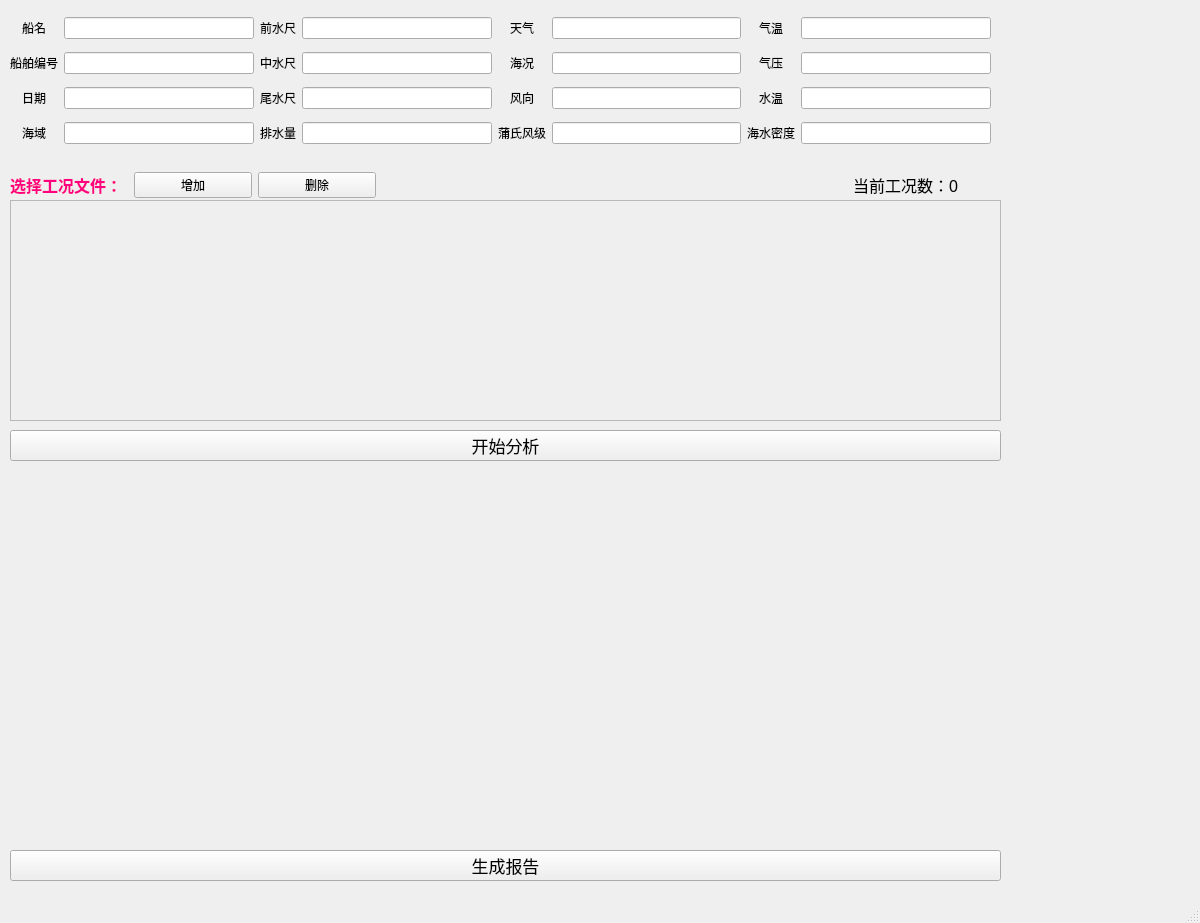
<?xml version="1.0" encoding="UTF-8"?>
<ui version="4.0">
 <class>MainWindow</class>
 <widget class="QMainWindow" name="MainWindow">
  <property name="geometry">
   <rect>
    <x>0</x>
    <y>0</y>
    <width>1200</width>
    <height>923</height>
   </rect>
  </property>
  <property name="minimumSize">
   <size>
    <width>1200</width>
    <height>800</height>
   </size>
  </property>
  <property name="windowTitle">
   <string>MainWindow</string>
  </property>
  <widget class="QWidget" name="centralwidget">
   <widget class="QWidget" name="horizontalLayoutWidget">
    <property name="geometry">
     <rect>
      <x>10</x>
      <y>170</y>
      <width>961</width>
      <height>31</height>
     </rect>
    </property>
    <layout class="QHBoxLayout" name="horizontalLayout">
     <item>
      <widget class="QLabel" name="label">
       <property name="sizePolicy">
        <sizepolicy hsizetype="Expanding" vsizetype="Expanding">
         <horstretch>0</horstretch>
         <verstretch>0</verstretch>
        </sizepolicy>
       </property>
       <property name="text">
        <string>&lt;html&gt;&lt;head/&gt;&lt;body&gt;&lt;p&gt;&lt;span style=&quot; font-size:12pt; font-weight:600; color:#ff007f;&quot;&gt;选择工况文件：&lt;/span&gt;&lt;/p&gt;&lt;/body&gt;&lt;/html&gt;</string>
       </property>
       <property name="scaledContents">
        <bool>false</bool>
       </property>
      </widget>
     </item>
     <item>
      <widget class="QPushButton" name="addButton">
       <property name="sizePolicy">
        <sizepolicy hsizetype="Expanding" vsizetype="Fixed">
         <horstretch>0</horstretch>
         <verstretch>0</verstretch>
        </sizepolicy>
       </property>
       <property name="text">
        <string>增加</string>
       </property>
      </widget>
     </item>
     <item>
      <widget class="QPushButton" name="deleteButton">
       <property name="sizePolicy">
        <sizepolicy hsizetype="Expanding" vsizetype="Fixed">
         <horstretch>0</horstretch>
         <verstretch>0</verstretch>
        </sizepolicy>
       </property>
       <property name="text">
        <string>删除</string>
       </property>
      </widget>
     </item>
     <item>
      <spacer name="horizontalSpacer">
       <property name="orientation">
        <enum>Qt::Horizontal</enum>
       </property>
       <property name="sizeHint" stdset="0">
        <size>
         <width>80</width>
         <height>20</height>
        </size>
       </property>
      </spacer>
     </item>
     <item>
      <spacer name="horizontalSpacer_3">
       <property name="orientation">
        <enum>Qt::Horizontal</enum>
       </property>
       <property name="sizeHint" stdset="0">
        <size>
         <width>40</width>
         <height>20</height>
        </size>
       </property>
      </spacer>
     </item>
     <item>
      <spacer name="horizontalSpacer_4">
       <property name="orientation">
        <enum>Qt::Horizontal</enum>
       </property>
       <property name="sizeHint" stdset="0">
        <size>
         <width>40</width>
         <height>20</height>
        </size>
       </property>
      </spacer>
     </item>
     <item>
      <spacer name="horizontalSpacer_2">
       <property name="orientation">
        <enum>Qt::Horizontal</enum>
       </property>
       <property name="sizeHint" stdset="0">
        <size>
         <width>80</width>
         <height>20</height>
        </size>
       </property>
      </spacer>
     </item>
     <item>
      <widget class="QLabel" name="count_label">
       <property name="sizePolicy">
        <sizepolicy hsizetype="Expanding" vsizetype="Expanding">
         <horstretch>0</horstretch>
         <verstretch>0</verstretch>
        </sizepolicy>
       </property>
       <property name="text">
        <string>&lt;html&gt;&lt;head/&gt;&lt;body&gt;&lt;p&gt;&lt;span style=&quot; font-size:12pt;&quot;&gt;当前工况数：0&lt;/span&gt;&lt;/p&gt;&lt;/body&gt;&lt;/html&gt;</string>
       </property>
       <property name="scaledContents">
        <bool>false</bool>
       </property>
      </widget>
     </item>
    </layout>
   </widget>
   <widget class="QScrollArea" name="scrollArea">
    <property name="geometry">
     <rect>
      <x>10</x>
      <y>200</y>
      <width>991</width>
      <height>221</height>
     </rect>
    </property>
    <property name="widgetResizable">
     <bool>true</bool>
    </property>
    <property name="alignment">
     <set>Qt::AlignLeading|Qt::AlignLeft|Qt::AlignTop</set>
    </property>
    <widget class="QWidget" name="scrollAreaWidgetContents_3">
     <property name="geometry">
      <rect>
       <x>0</x>
       <y>0</y>
       <width>989</width>
       <height>219</height>
      </rect>
     </property>
     <layout class="QVBoxLayout" name="verticalLayout">
      <item>
       <layout class="QVBoxLayout" name="boxVLayout"/>
      </item>
     </layout>
    </widget>
   </widget>
   <widget class="QWidget" name="gridLayoutWidget">
    <property name="geometry">
     <rect>
      <x>10</x>
      <y>10</y>
      <width>981</width>
      <height>141</height>
     </rect>
    </property>
    <layout class="QGridLayout" name="gridLayout">
     <item row="2" column="2">
      <widget class="QLabel" name="label_11">
       <property name="text">
        <string>尾水尺</string>
       </property>
       <property name="alignment">
        <set>Qt::AlignCenter</set>
       </property>
      </widget>
     </item>
     <item row="2" column="4">
      <widget class="QLabel" name="label_12">
       <property name="text">
        <string>风向</string>
       </property>
       <property name="alignment">
        <set>Qt::AlignCenter</set>
       </property>
      </widget>
     </item>
     <item row="0" column="3">
      <widget class="QLineEdit" name="fwdDraught"/>
     </item>
     <item row="0" column="1">
      <widget class="QLineEdit" name="vesselName"/>
     </item>
     <item row="3" column="0">
      <widget class="QLabel" name="label_14">
       <property name="text">
        <string>海域</string>
       </property>
       <property name="alignment">
        <set>Qt::AlignCenter</set>
       </property>
      </widget>
     </item>
     <item row="3" column="6">
      <widget class="QLabel" name="label_17">
       <property name="text">
        <string>海水密度</string>
       </property>
       <property name="alignment">
        <set>Qt::AlignCenter</set>
       </property>
      </widget>
     </item>
     <item row="1" column="4">
      <widget class="QLabel" name="label_8">
       <property name="text">
        <string>海况</string>
       </property>
       <property name="alignment">
        <set>Qt::AlignCenter</set>
       </property>
      </widget>
     </item>
     <item row="1" column="2">
      <widget class="QLabel" name="label_7">
       <property name="text">
        <string>中水尺</string>
       </property>
       <property name="alignment">
        <set>Qt::AlignCenter</set>
       </property>
      </widget>
     </item>
     <item row="1" column="6">
      <widget class="QLabel" name="label_9">
       <property name="text">
        <string>气压</string>
       </property>
       <property name="alignment">
        <set>Qt::AlignCenter</set>
       </property>
      </widget>
     </item>
     <item row="0" column="4">
      <widget class="QLabel" name="label_5">
       <property name="text">
        <string>天气</string>
       </property>
       <property name="alignment">
        <set>Qt::AlignCenter</set>
       </property>
      </widget>
     </item>
     <item row="1" column="0">
      <widget class="QLabel" name="label_6">
       <property name="text">
        <string>船舶编号</string>
       </property>
       <property name="alignment">
        <set>Qt::AlignCenter</set>
       </property>
      </widget>
     </item>
     <item row="0" column="2">
      <widget class="QLabel" name="label_4">
       <property name="text">
        <string>前水尺</string>
       </property>
       <property name="alignment">
        <set>Qt::AlignCenter</set>
       </property>
      </widget>
     </item>
     <item row="3" column="2">
      <widget class="QLabel" name="label_15">
       <property name="text">
        <string>排水量</string>
       </property>
       <property name="alignment">
        <set>Qt::AlignCenter</set>
       </property>
      </widget>
     </item>
     <item row="0" column="5">
      <widget class="QLineEdit" name="weather"/>
     </item>
     <item row="2" column="6">
      <widget class="QLabel" name="label_13">
       <property name="text">
        <string>水温</string>
       </property>
       <property name="alignment">
        <set>Qt::AlignCenter</set>
       </property>
      </widget>
     </item>
     <item row="3" column="4">
      <widget class="QLabel" name="label_16">
       <property name="text">
        <string>蒲氏风级</string>
       </property>
       <property name="alignment">
        <set>Qt::AlignCenter</set>
       </property>
      </widget>
     </item>
     <item row="0" column="0">
      <widget class="QLabel" name="label_3">
       <property name="text">
        <string>船名</string>
       </property>
       <property name="alignment">
        <set>Qt::AlignCenter</set>
       </property>
      </widget>
     </item>
     <item row="2" column="0">
      <widget class="QLabel" name="label_10">
       <property name="text">
        <string>日期</string>
       </property>
       <property name="alignment">
        <set>Qt::AlignCenter</set>
       </property>
      </widget>
     </item>
     <item row="0" column="6">
      <widget class="QLabel" name="label_2">
       <property name="text">
        <string>气温</string>
       </property>
       <property name="alignment">
        <set>Qt::AlignCenter</set>
       </property>
      </widget>
     </item>
     <item row="0" column="7">
      <widget class="QLineEdit" name="airTemperature"/>
     </item>
     <item row="1" column="1">
      <widget class="QLineEdit" name="hullNo"/>
     </item>
     <item row="1" column="3">
      <widget class="QLineEdit" name="midDraught"/>
     </item>
     <item row="1" column="5">
      <widget class="QLineEdit" name="waveScale"/>
     </item>
     <item row="1" column="7">
      <widget class="QLineEdit" name="airPressure"/>
     </item>
     <item row="2" column="1">
      <widget class="QLineEdit" name="date"/>
     </item>
     <item row="2" column="3">
      <widget class="QLineEdit" name="aftDraught"/>
     </item>
     <item row="2" column="5">
      <widget class="QLineEdit" name="windDirection"/>
     </item>
     <item row="2" column="7">
      <widget class="QLineEdit" name="waterTemperature"/>
     </item>
     <item row="3" column="1">
      <widget class="QLineEdit" name="seaArea"/>
     </item>
     <item row="3" column="3">
      <widget class="QLineEdit" name="displacement"/>
     </item>
     <item row="3" column="5">
      <widget class="QLineEdit" name="windScale"/>
     </item>
     <item row="3" column="7">
      <widget class="QLineEdit" name="waterDensity"/>
     </item>
    </layout>
   </widget>
   <widget class="QPushButton" name="startAnalyse">
    <property name="geometry">
     <rect>
      <x>10</x>
      <y>430</y>
      <width>991</width>
      <height>31</height>
     </rect>
    </property>
    <property name="font">
     <font>
      <pointsize>13</pointsize>
     </font>
    </property>
    <property name="text">
     <string>开始分析</string>
    </property>
   </widget>
   <widget class="QWidget" name="horizontalLayoutWidget_2">
    <property name="geometry">
     <rect>
      <x>10</x>
      <y>470</y>
      <width>991</width>
      <height>371</height>
     </rect>
    </property>
    <layout class="QHBoxLayout" name="figLayout"/>
   </widget>
   <widget class="QPushButton" name="genReport">
    <property name="geometry">
     <rect>
      <x>10</x>
      <y>850</y>
      <width>991</width>
      <height>31</height>
     </rect>
    </property>
    <property name="font">
     <font>
      <pointsize>13</pointsize>
     </font>
    </property>
    <property name="text">
     <string>生成报告</string>
    </property>
   </widget>
  </widget>
  <widget class="QMenuBar" name="menubar">
   <property name="geometry">
    <rect>
     <x>0</x>
     <y>0</y>
     <width>1200</width>
     <height>22</height>
    </rect>
   </property>
  </widget>
  <widget class="QStatusBar" name="statusbar"/>
 </widget>
 <resources/>
 <connections/>
</ui>
